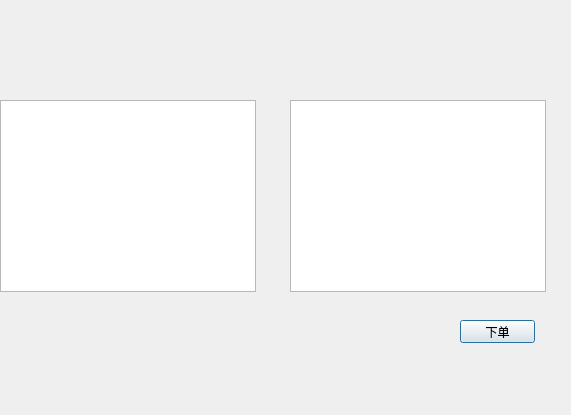
<?xml version="1.0" encoding="UTF-8"?>
<ui version="4.0">
 <class>Order</class>
 <widget class="QDialog" name="Order">
  <property name="geometry">
   <rect>
    <x>0</x>
    <y>0</y>
    <width>571</width>
    <height>415</height>
   </rect>
  </property>
  <property name="windowTitle">
   <string>Dialog</string>
  </property>
  <widget class="QTableWidget" name="tableWidget">
   <property name="geometry">
    <rect>
     <x>0</x>
     <y>100</y>
     <width>256</width>
     <height>192</height>
    </rect>
   </property>
  </widget>
  <widget class="QTableWidget" name="tableWidget_2">
   <property name="geometry">
    <rect>
     <x>290</x>
     <y>100</y>
     <width>256</width>
     <height>192</height>
    </rect>
   </property>
  </widget>
  <widget class="QPushButton" name="pushButton">
   <property name="geometry">
    <rect>
     <x>460</x>
     <y>320</y>
     <width>75</width>
     <height>23</height>
    </rect>
   </property>
   <property name="text">
    <string>下单</string>
   </property>
  </widget>
 </widget>
 <resources/>
 <connections/>
</ui>
